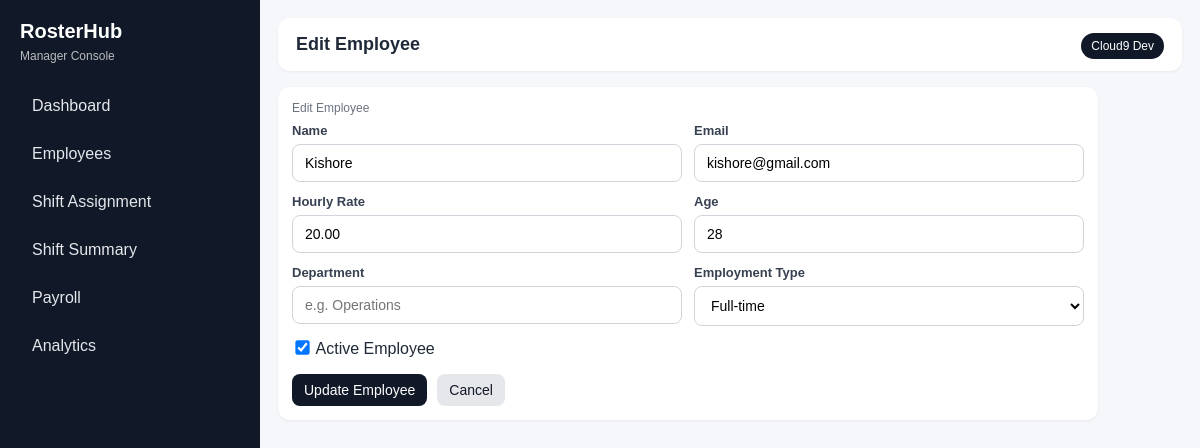
/employees/3/edit/, run on the app's committed database.
### apps/employees/models.py (models this page shows, shortened)
class Employee(models.Model):
    EMPLOYMENT_TYPE_CHOICES = [
        ("full_time", "Full-time"),
        ("part_time", "Part-time"),
        ("contract", "Contract"),
    ]
    name = models.CharField(max_length=100)
    email = models.EmailField(unique=True)
    hourly_rate = models.DecimalField(max_digits=10, decimal_places=2)
    age = models.PositiveIntegerField()
    department = models.CharField(max_length=100, blank=True, null=True)
    employment_type = models.CharField(
        max_length=20,
        choices=EMPLOYMENT_TYPE_CHOICES,
        default="full_time"
    )
    is_active = models.BooleanField(default=True)
    created_at = models.DateTimeField(auto_now_add=True)
    updated_at = models.DateTimeField(auto_now=True)
    class Meta:
        ordering = ["name"]

### apps/employees/views.py (the view)
# urls.py: path("<int:pk>/edit/", views.employee_update, name="edit"),
def employee_update(request, pk):
    employee = get_object_or_404(Employee, pk=pk)
    if request.method == "POST":
        form = EmployeeForm(request.POST, instance=employee)
        if form.is_valid():
            form.save()
            messages.success(request, "Employee updated successfully.")
            return redirect("employees:list")
    else:
        form = EmployeeForm(instance=employee)
    return render(request, "employees/form.html", {
        "form": form,
        "page_heading": "Edit Employee",
        "submit_label": "Update Employee",
        "employee": employee,
    })

### apps/employees/forms.py
class EmployeeForm(forms.ModelForm):
    class Meta:
        model = Employee
        fields = [
            "name",
            "email",
            "hourly_rate",
            "age",
            "department",
            "employment_type",
            "is_active",
        ]
        widgets = {
            "name": forms.TextInput(attrs={"class": "form-input", "placeholder": "Enter full name"}),
            "email": forms.EmailInput(attrs={"class": "form-input", "placeholder": "Enter email"}),
            "hourly_rate": forms.NumberInput(attrs={"class": "form-input", "step": "0.01", "placeholder": "e.g. 20.50"}),
            "age": forms.NumberInput(attrs={"class": "form-input", "placeholder": "e.g. 28"}),
            "department": forms.TextInput(attrs={"class": "form-input", "placeholder": "e.g. Operations"}),
            "employment_type": forms.Select(attrs={"class": "form-input"}),
            "is_active": forms.CheckboxInput(attrs={"class": "form-checkbox"}),
        }

### templates/employees/form.html (shortened to what this page needs)
{% extends "base.html" %}
{% block page_title %}{{ page_heading }}{% endblock %}
{% block content %}
  <div class="card" style="max-width: 820px;">
    <div class="card-title">{{ page_heading }}</div>
    <form method="post">
      <div class="form-grid">
        <div class="form-group">
          <label>Name</label>
          {{ form.name }}
        </div>
        <div class="form-group">
          <label>Email</label>
          {{ form.email }}
        </div>
        <div class="form-group">
          <label>Hourly Rate</label>
          {{ form.hourly_rate }}
        </div>
        <div class="form-group">
          <label>Age</label>
          {{ form.age }}
        </div>
        <div class="form-group">
          <label>Department</label>
          {{ form.department }}
        </div>
        <div class="form-group">
          <label>Employment Type</label>
          {{ form.employment_type }}
        </div>
      </div>
      <div style="margin-top:12px;" class="form-group-inline">
        <label style="margin-right:8px;">{{ form.is_active }} Active Employee</label>
      </div>
      <div style="margin-top:16px; display:flex; gap:10px;">
        <button type="submit" class="btn btn-primary">{{ submit_label }}</button>
        <a href="{% url 'employees:list' %}" class="btn btn-secondary">Cancel</a>
      </div>
    </form>
  </div>
{% endblock %}

### static/css/app.css (style rules this page uses)
* { box-sizing: border-box; }
body { margin: 0; font-family: Arial, sans-serif; background: #f5f7fb; color: #1f2937; }
.card { background: #fff; border-radius: 12px; padding: 14px; box-shadow: 0 1px 3px rgba(0,0,0,0.06); }
.card-title { font-size: 12px; color: #6b7280; margin-bottom: 8px; }
.btn { display: inline-block; text-decoration: none; border: none; border-radius: 8px; padding: 8px 12px; cursor: pointer; font-size: 14px; }
.btn-primary { background: #111827; color: #fff; }
.btn-secondary { background: #e5e7eb; color: #111827; }
.form-grid { display: grid; grid-template-columns: repeat(2, minmax(0, 1fr)); gap: 12px; }
.form-group label { display: block; margin-bottom: 6px; font-size: 13px; color: #374151; font-weight: 600; }
.form-input { width: 100%; padding: 10px 12px; border: 1px solid #d1d5db; border-radius: 8px; outline: none; font-size: 14px; background: #fff; }
.form-checkbox { transform: scale(1.1); }
.form-group-inline { display: flex; align-items: center; }
html, body { height: 100%; margin: 0; overflow: hidden; }

### data on the page
Employee: name "Kishore", email "kishore@gmail.com", hourly_rate "20.00", age "28", employment_type "Full-time", is_active "☑"

### other printed values
{{ page_heading }} "Edit Employee"
{{ submit_label }} "Update Employee"
